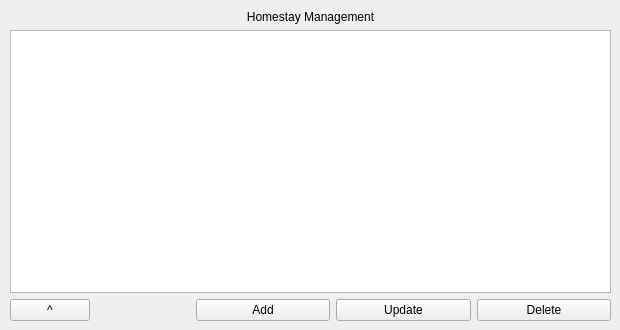
<?xml version="1.0" encoding="UTF-8"?>
<ui version="4.0">
 <class>HomestayView</class>
 <widget class="QWidget" name="HomestayView">
  <property name="geometry">
   <rect>
    <x>0</x>
    <y>0</y>
    <width>620</width>
    <height>330</height>
   </rect>
  </property>
  <property name="sizePolicy">
   <sizepolicy hsizetype="Fixed" vsizetype="Fixed">
    <horstretch>0</horstretch>
    <verstretch>0</verstretch>
   </sizepolicy>
  </property>
  <property name="minimumSize">
   <size>
    <width>620</width>
    <height>330</height>
   </size>
  </property>
  <property name="maximumSize">
   <size>
    <width>620</width>
    <height>330</height>
   </size>
  </property>
  <property name="windowTitle">
   <string>Stayiesta - Homestay Management</string>
  </property>
  <widget class="QWidget" name="verticalLayoutWidget">
   <property name="geometry">
    <rect>
     <x>10</x>
     <y>10</y>
     <width>601</width>
     <height>311</height>
    </rect>
   </property>
   <layout class="QVBoxLayout" name="verticalLayout">
    <item>
     <widget class="QLabel" name="label">
      <property name="text">
       <string>Homestay Management</string>
      </property>
      <property name="alignment">
       <set>Qt::AlignCenter</set>
      </property>
     </widget>
    </item>
    <item>
     <widget class="QTableView" name="tableView"/>
    </item>
    <item>
     <layout class="QHBoxLayout" name="horizontalLayout">
      <item>
       <widget class="QPushButton" name="buttonHome">
        <property name="sizePolicy">
         <sizepolicy hsizetype="Fixed" vsizetype="Fixed">
          <horstretch>0</horstretch>
          <verstretch>0</verstretch>
         </sizepolicy>
        </property>
        <property name="text">
         <string>^</string>
        </property>
       </widget>
      </item>
      <item>
       <spacer name="horizontalSpacer">
        <property name="orientation">
         <enum>Qt::Horizontal</enum>
        </property>
        <property name="sizeType">
         <enum>QSizePolicy::Fixed</enum>
        </property>
        <property name="sizeHint" stdset="0">
         <size>
          <width>100</width>
          <height>20</height>
         </size>
        </property>
       </spacer>
      </item>
      <item>
       <widget class="QPushButton" name="buttonAdd">
        <property name="text">
         <string>Add</string>
        </property>
       </widget>
      </item>
      <item>
       <widget class="QPushButton" name="buttonUpdate">
        <property name="text">
         <string>Update</string>
        </property>
       </widget>
      </item>
      <item>
       <widget class="QPushButton" name="buttonDelete">
        <property name="text">
         <string>Delete</string>
        </property>
       </widget>
      </item>
     </layout>
    </item>
   </layout>
  </widget>
 </widget>
 <resources/>
 <connections/>
</ui>
